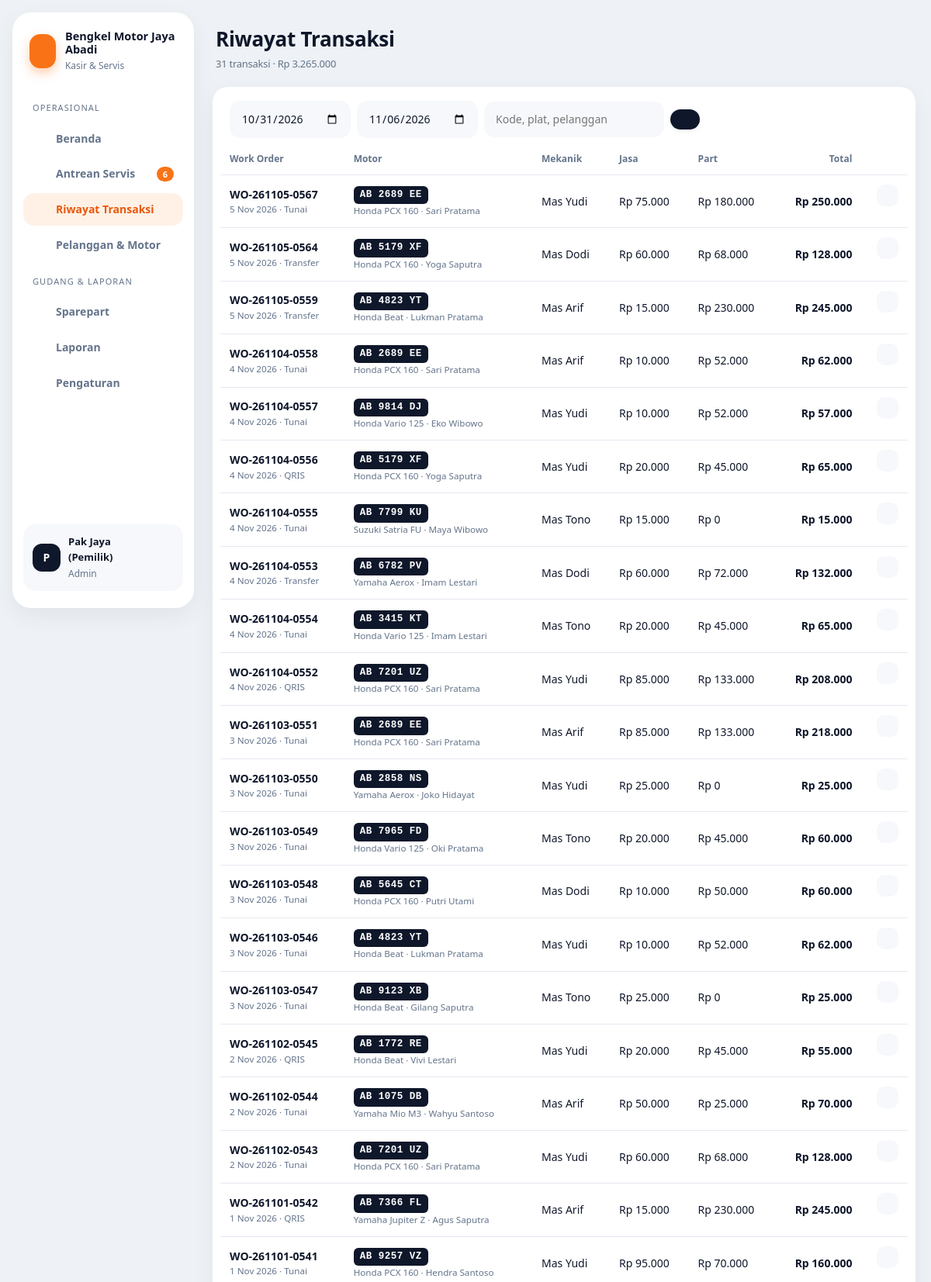
Screenshot of /index.php?page=transaksi (signed in, upper part) with the database file from the repository.
### tables this page shows
CREATE TABLE pengaturan (
  id INT PRIMARY KEY,
  nama_bengkel VARCHAR(100) NOT NULL,
  alamat VARCHAR(255),
  telepon VARCHAR(30),
  interval_servis_hari SMALLINT NOT NULL DEFAULT 60,
  interval_servis_km INT NOT NULL DEFAULT 2000
);

CREATE TABLE work_order (
  id INT AUTO_INCREMENT PRIMARY KEY,
  kode VARCHAR(20) NOT NULL UNIQUE,
  kendaraan_id INT NOT NULL,
  mekanik_id INT NULL,
  km INT NOT NULL DEFAULT 0,
  keluhan VARCHAR(255),
  status ENUM('antri','dikerjakan','selesai','lunas','batal') NOT NULL DEFAULT 'antri',
  total_jasa INT NOT NULL DEFAULT 0,
  total_part INT NOT NULL DEFAULT 0,
  diskon INT NOT NULL DEFAULT 0,
  total INT NOT NULL DEFAULT 0,
  bayar INT NOT NULL DEFAULT 0,
  metode ENUM('Tunai','Transfer','QRIS') NULL,
  user_id INT NULL,
  masuk_at DATETIME NOT NULL DEFAULT CURRENT_TIMESTAMP,
  selesai_at DATETIME NULL,
  lunas_at DATETIME NULL,
  INDEX (status), INDEX (lunas_at),
  FOREIGN KEY (kendaraan_id) REFERENCES kendaraan(id),
  FOREIGN KEY (mekanik_id) REFERENCES mekanik(id) ON DELETE SET NULL,
  FOREIGN KEY (user_id) REFERENCES users(id) ON DELETE SET NULL
);

CREATE TABLE kendaraan (
  id INT AUTO_INCREMENT PRIMARY KEY,
  pelanggan_id INT NOT NULL,
  plat VARCHAR(15) NOT NULL UNIQUE,
  merk VARCHAR(30) NOT NULL,
  tipe VARCHAR(50) NOT NULL,
  tahun SMALLINT,
  km_terakhir INT NOT NULL DEFAULT 0,
  FOREIGN KEY (pelanggan_id) REFERENCES pelanggan(id)
);

CREATE TABLE pelanggan (
  id INT AUTO_INCREMENT PRIMARY KEY,
  nama VARCHAR(100) NOT NULL,
  telepon VARCHAR(20) NOT NULL UNIQUE,
  created_at TIMESTAMP DEFAULT CURRENT_TIMESTAMP
);

CREATE TABLE mekanik (
  id INT AUTO_INCREMENT PRIMARY KEY,
  nama VARCHAR(100) NOT NULL,
  telepon VARCHAR(20),
  aktif TINYINT(1) NOT NULL DEFAULT 1
);

### index.php (called while the page is built, shortened)
<?php
require __DIR__ . '/includes/bootstrap.php';
$routes = [
    'login'         => 'pages/login.php',
    'logout'        => 'pages/logout.php',
    'dashboard'     => 'pages/dashboard.php',
    'antrean'       => 'pages/servis/antrean.php',
    'servis.baru'   => 'pages/servis/baru.php',
    'servis.detail' => 'pages/servis/detail.php',
    'servis.aksi'   => 'pages/servis/aksi.php',
    'servis.nota'   => 'pages/servis/nota.php',
    'transaksi'     => 'pages/servis/transaksi.php',
    'kendaraan'     => 'pages/kendaraan.php',
    'sparepart'     => 'pages/master/sparepart.php',
    'master'        => 'pages/master/index.php',
    'laporan'       => 'pages/laporan.php',
];
$page = $_GET['page'] ?? 'dashboard';
require __DIR__ . '/' . $routes[$page];

### pages/servis/transaksi.php (the view, shortened to what this page needs)
<?php
$dari = $_GET['dari'] ?? date('Y-m-d', strtotime('-6 days'));
$sampai = $_GET['sampai'] ?? date('Y-m-d');
$cari = trim($_GET['cari'] ?? '');
$params = [$dari, $sampai . ' 23:59:59'];
$extra = '';
$rows = q("SELECT w.*, k.plat, k.merk, k.tipe, p.nama pelanggan, m.nama mekanik FROM work_order w JOIN kendaraan k ON k.id = w.kendaraan_id
           JOIN pelanggan p ON p.id = k.pelanggan_id LEFT JOIN mekanik m ON m.id = w.mekanik_id
           WHERE w.status IN ('lunas','batal') AND COALESCE(w.lunas_at, w.masuk_at) BETWEEN ? AND ? $extra ORDER BY COALESCE(w.lunas_at, w.masuk_at) DESC LIMIT 300", $params)->fetchAll();
$total = array_sum(array_map(fn ($r) => $r['status'] === 'lunas' ? $r['total'] : 0, $rows));
$title = 'Riwayat Transaksi';
$sub = count($rows) . ' transaksi · ' . rupiah($total);
require __DIR__ . '/../../includes/header.php';
?>
<div class="card">
    <div class="card-head"><form class="filters" method="get"><input type="hidden" name="page" value="transaksi">
        <input type="date" name="dari" value="<?= e($dari) ?>"><input type="date" name="sampai" value="<?= e($sampai) ?>">
        <input type="search" name="cari" value="<?= e($cari) ?>" placeholder="Kode, plat, pelanggan"><button class="btn btn-dark btn-sm"><?= icon('search', 14) ?></button></form></div>
    <div class="table-wrap"><table>
        <thead><tr><th>Work Order</th><th>Motor</th><th>Mekanik</th><th>Jasa</th><th>Part</th><th class="text-right">Total</th><th></th></tr></thead>
        <tbody><?php foreach ($rows as $r): ?>
            <tr><td><strong><?= e($r['kode']) ?></strong><small><?= tgl($r['lunas_at'] ?? $r['masuk_at']) ?> · <?= e($r['metode'] ?? '') ?></small></td>
                <td><span class="plat"><?= e($r['plat']) ?></span><small><?= e($r['merk'] . ' ' . $r['tipe']) ?> · <?= e($r['pelanggan']) ?></small></td>
                <td><?= e($r['mekanik'] ?? '-') ?></td><td><?= rupiah($r['total_jasa']) ?></td><td><?= rupiah($r['total_part']) ?></td>
                <td class="text-right"><?= $r['status'] === 'batal' ? status_badge('batal') : '<strong>' . rupiah($r['total']) . '</strong>' ?></td>
                <td class="actions"><a class="icon-btn" href="<?= url('servis.nota', ['id' => $r['id']]) ?>" title="Nota"><?= icon('printer', 14) ?></a></td></tr>
        <?php endforeach; ?>
        <?php if (!$rows): ?><tr><td colspan="7" class="empty">Tidak ada transaksi.</td></tr><?php endif; ?></tbody>
    </table></div>
</div>
<?php require __DIR__ . '/../../includes/footer.php'; ?>

### includes/header.php (shortened to what this page needs)
<?php
$aktif = (int) q("SELECT COUNT(*) FROM work_order WHERE status IN ('antri','dikerjakan','selesai')")->fetchColumn();
$menu = [
    'Operasional' => [['dashboard', 'Beranda', 'home', 0], ['antrean', 'Antrean Servis', 'wrench', $aktif], ['transaksi', 'Riwayat Transaksi', 'receipt', 0], ['kendaraan', 'Pelanggan & Motor', 'bike', 0]],
    'Gudang & Laporan' => [['sparepart', 'Sparepart', 'box', 0], ['laporan', 'Laporan', 'chart', 0]],
];
if (user()['role'] === 'admin') $menu['Gudang & Laporan'][] = ['master', 'Pengaturan', 'settings', 0];
$current = explode('.', $_GET['page'] ?? 'dashboard')[0];
?>
<!DOCTYPE html>
<html lang="id">
<head>
    <title><?= e($title ?? 'Beranda') ?> · <?= e(setting()['nama_bengkel']) ?></title>
    <link rel="stylesheet" href="assets/css/style.css">
</head>
<body>
<div class="layout">
    <aside class="sidebar" id="sidebar">
        <div class="brand"><span class="brand-mark"><?= icon('wrench', 22) ?></span><div><strong><?= e(setting()['nama_bengkel']) ?></strong><small>Kasir & Servis</small></div></div>
        <nav>
            <?php foreach ($menu as $sec => $links): ?>
                <div class="sec"><?= $sec ?></div>
                <?php foreach ($links as [$key, $label, $ic, $n]): ?>
                    <a href="<?= url($key) ?>" class="<?= $current === $key ? 'active' : '' ?>"><?= icon($ic) ?> <?= $label ?><?php if ($n): ?><span class="count"><?= $n ?></span><?php endif; ?></a>
                <?php endforeach; ?>
            <?php endforeach; ?>
        </nav>
        <div class="grow"></div>
        <div class="me"><span class="avatar"><?= e(strtoupper(substr(user()['nama'], 0, 1))) ?></span><div class="grow"><strong><?= e(user()['nama']) ?></strong><small><?= e(ucfirst(user()['role'])) ?></small></div>
            <a class="icon-btn" href="<?= url('logout') ?>" title="Keluar"><?= icon('logout', 16) ?></a></div>
    </aside>
    <main class="main">
        <header class="topbar">
            <h1><?= e($title ?? 'Beranda') ?><?php if (!empty($sub)): ?><span class="sub"><?= $sub ?></span><?php endif; ?></h1>
        </header>

### includes/bootstrap.php (shortened to what this page needs)
<?php
function db(): PDO
{
    static $pdo = null;
    if ($pdo === null) {
        $c = require __DIR__ . '/../config/database.php';
        $dsn = "mysql:host={$c['host']};port={$c['port']};dbname={$c['database']};charset=utf8mb4";
        try {
            $pdo = new PDO($dsn, $c['username'], $c['password'], [
                PDO::ATTR_ERRMODE => PDO::ERRMODE_EXCEPTION,
                PDO::ATTR_DEFAULT_FETCH_MODE => PDO::FETCH_ASSOC,
            ]);
        } catch (PDOException $e) {
            die('<h3>Koneksi database gagal.</h3><p>Cek config/database.php dan pastikan database <b>'
                . htmlspecialchars($c['database']) . '</b> sudah di-import.</p>');
        }
    }
    return $pdo;
}
function q(string $sql, array $params = []): PDOStatement
{
    $st = db()->prepare($sql);
    $st->execute($params);
    return $st;
}
function e($v): string
{
    return htmlspecialchars((string) $v, ENT_QUOTES, 'UTF-8');
}
function rupiah($n): string
{
    return 'Rp ' . number_format((int) $n, 0, ',', '.');
}
function tgl($date): string
{
    $bulan = ['', 'Jan', 'Feb', 'Mar', 'Apr', 'Mei', 'Jun', 'Jul', 'Agu', 'Sep', 'Okt', 'Nov', 'Des'];
    $t = strtotime($date);
    return date('j', $t) . ' ' . $bulan[(int) date('n', $t)] . ' ' . date('Y', $t);
}
function url(string $page = 'dashboard', array $params = []): string
{
    return 'index.php?' . http_build_query(['page' => $page] + $params);
}
function user(): ?array
{
    return $_SESSION['user'] ?? null;
}
function setting(): array
{
    static $s = null;
    return $s ??= q('SELECT * FROM pengaturan WHERE id = 1')->fetch() ?: [];
}
function icon(string $name, int $size = 18): string
{
    $p = $paths[$name] ?? '';
    return '<svg class="ic" width="' . $size . '" height="' . $size . '" viewBox="0 0 24 24" fill="none" stroke="currentColor" stroke-width="2" stroke-linecap="round" stroke-linejoin="round">' . $p . '</svg>';
}

### rows the page displays
pengaturan: nama_bengkel "Bengkel Motor Jaya Abadi"
work_order: kode "WO-261105-0567", lunas_at "5 Nov 2026", metode "Tunai", kendaraan.plat "AB 2689 EE", kendaraan.tipe "Honda PCX 160", pelanggan.nama "Sari Pratama", mekanik.nama "Mas Yudi", total_jasa "Rp 75.000", total_part "Rp 180.000", total "Rp 250.000", $size 14 (drawn)
work_order: kode "WO-261105-0564", lunas_at "5 Nov 2026", metode "Transfer", kendaraan.plat "AB 5179 XF", kendaraan.tipe "Honda PCX 160", pelanggan.nama "Yoga Saputra", mekanik.nama "Mas Dodi", total_jasa "Rp 60.000", total_part "Rp 68.000", total "Rp 128.000", $size 14 (drawn)
work_order: kode "WO-261105-0559", lunas_at "5 Nov 2026", metode "Transfer", kendaraan.plat "AB 4823 YT", kendaraan.tipe "Honda Beat", pelanggan.nama "Lukman Pratama", mekanik.nama "Mas Arif", total_jasa "Rp 15.000", total_part "Rp 230.000", total "Rp 245.000", $size 14 (drawn)
work_order: kode "WO-261104-0558", lunas_at "4 Nov 2026", metode "Tunai", kendaraan.plat "AB 2689 EE", kendaraan.tipe "Honda PCX 160", pelanggan.nama "Sari Pratama", mekanik.nama "Mas Arif", total_jasa "Rp 10.000", total_part "Rp 52.000", total "Rp 62.000", $size 14 (drawn)
work_order: kode "WO-261104-0557", lunas_at "4 Nov 2026", metode "Tunai", kendaraan.plat "AB 9814 DJ", kendaraan.tipe "Honda Vario 125", pelanggan.nama "Eko Wibowo", mekanik.nama "Mas Yudi", total_jasa "Rp 10.000", total_part "Rp 52.000", total "Rp 57.000", $size 14 (drawn)
work_order: kode "WO-261104-0556", lunas_at "4 Nov 2026", metode "QRIS", kendaraan.plat "AB 5179 XF", kendaraan.tipe "Honda PCX 160", pelanggan.nama "Yoga Saputra", mekanik.nama "Mas Yudi", total_jasa "Rp 20.000", total_part "Rp 45.000", total "Rp 65.000", $size 14 (drawn)
work_order: kode "WO-261104-0555", lunas_at "4 Nov 2026", metode "Tunai", kendaraan.plat "AB 7799 KU", kendaraan.tipe "Suzuki Satria FU", pelanggan.nama "Maya Wibowo", mekanik.nama "Mas Tono", total_jasa "Rp 15.000", total_part "Rp 0", total "Rp 15.000", $size 14 (drawn)
work_order: kode "WO-261104-0553", lunas_at "4 Nov 2026", metode "Transfer", kendaraan.plat "AB 6782 PV", kendaraan.tipe "Yamaha Aerox", pelanggan.nama "Imam Lestari", mekanik.nama "Mas Dodi", total_jasa "Rp 60.000", total_part "Rp 72.000", total "Rp 132.000", $size 14 (drawn)
work_order: kode "WO-261104-0554", lunas_at "4 Nov 2026", metode "Tunai", kendaraan.plat "AB 3415 KT", kendaraan.tipe "Honda Vario 125", pelanggan.nama "Imam Lestari", mekanik.nama "Mas Tono", total_jasa "Rp 20.000", total_part "Rp 45.000", total "Rp 65.000", $size 14 (drawn)
work_order: kode "WO-261104-0552", lunas_at "4 Nov 2026", metode "QRIS", kendaraan.plat "AB 7201 UZ", kendaraan.tipe "Honda PCX 160", pelanggan.nama "Sari Pratama", mekanik.nama "Mas Yudi", total_jasa "Rp 85.000", total_part "Rp 133.000", total "Rp 208.000", $size 14 (drawn)
work_order: kode "WO-261103-0551", lunas_at "3 Nov 2026", metode "Tunai", kendaraan.plat "AB 2689 EE", kendaraan.tipe "Honda PCX 160", pelanggan.nama "Sari Pratama", mekanik.nama "Mas Arif", total_jasa "Rp 85.000", total_part "Rp 133.000", total "Rp 218.000", $size 14 (drawn)
work_order: kode "WO-261103-0550", lunas_at "3 Nov 2026", metode "Tunai", kendaraan.plat "AB 2858 NS", kendaraan.tipe "Yamaha Aerox", pelanggan.nama "Joko Hidayat", mekanik.nama "Mas Yudi", total_jasa "Rp 25.000", total_part "Rp 0", total "Rp 25.000", $size 14 (drawn)
work_order: kode "WO-261103-0549", lunas_at "3 Nov 2026", metode "Tunai", kendaraan.plat "AB 7965 FD", kendaraan.tipe "Honda Vario 125", pelanggan.nama "Oki Pratama", mekanik.nama "Mas Tono", total_jasa "Rp 20.000", total_part "Rp 45.000", total "Rp 60.000", $size 14 (drawn)
work_order: kode "WO-261103-0548", lunas_at "3 Nov 2026", metode "Tunai", kendaraan.plat "AB 5645 CT", kendaraan.tipe "Honda PCX 160", pelanggan.nama "Putri Utami", mekanik.nama "Mas Dodi", total_jasa "Rp 10.000", total_part "Rp 50.000", total "Rp 60.000", $size 14 (drawn)
work_order: kode "WO-261103-0546", lunas_at "3 Nov 2026", metode "Tunai", kendaraan.plat "AB 4823 YT", kendaraan.tipe "Honda Beat", pelanggan.nama "Lukman Pratama", mekanik.nama "Mas Yudi", total_jasa "Rp 10.000", total_part "Rp 52.000", total "Rp 62.000", $size 14 (drawn)
work_order: kode "WO-261103-0547", lunas_at "3 Nov 2026", metode "Tunai", kendaraan.plat "AB 9123 XB", kendaraan.tipe "Honda Beat", pelanggan.nama "Gilang Saputra", mekanik.nama "Mas Tono", total_jasa "Rp 25.000", total_part "Rp 0", total "Rp 25.000", $size 14 (drawn)
work_order: kode "WO-261102-0545", lunas_at "2 Nov 2026", metode "QRIS", kendaraan.plat "AB 1772 RE", kendaraan.tipe "Honda Beat", pelanggan.nama "Vivi Lestari", mekanik.nama "Mas Yudi", total_jasa "Rp 20.000", total_part "Rp 45.000", total "Rp 55.000", $size 14 (drawn)
work_order: kode "WO-261102-0544", lunas_at "2 Nov 2026", metode "Tunai", kendaraan.plat "AB 1075 DB", kendaraan.tipe "Yamaha Mio M3", pelanggan.nama "Wahyu Santoso", mekanik.nama "Mas Arif", total_jasa "Rp 50.000", total_part "Rp 25.000", total "Rp 70.000", $size 14 (drawn)
work_order: kode "WO-261102-0543", lunas_at "2 Nov 2026", metode "Tunai", kendaraan.plat "AB 7201 UZ", kendaraan.tipe "Honda PCX 160", pelanggan.nama "Sari Pratama", mekanik.nama "Mas Yudi", total_jasa "Rp 60.000", total_part "Rp 68.000", total "Rp 128.000", $size 14 (drawn)
work_order: kode "WO-261101-0542", lunas_at "1 Nov 2026", metode "QRIS", kendaraan.plat "AB 7366 FL", kendaraan.tipe "Yamaha Jupiter Z", pelanggan.nama "Agus Saputra", mekanik.nama "Mas Arif", total_jasa "Rp 15.000", total_part "Rp 230.000", total "Rp 245.000", $size 14 (drawn)
work_order: kode "WO-261101-0541", lunas_at "1 Nov 2026", metode "Tunai", kendaraan.plat "AB 9257 VZ", kendaraan.tipe "Honda PCX 160", pelanggan.nama "Hendra Santoso", mekanik.nama "Mas Yudi", total_jasa "Rp 95.000", total_part "Rp 70.000", total "Rp 160.000", $size 14 (drawn)

### other values shown
$sec "OPERASIONAL"
$label "Beranda"
$label "Antrean Servis"
$n "6"
$label "Riwayat Transaksi"
$label "Pelanggan & Motor"
$sec "GUDANG & LAPORAN"
$label "Sparepart"
$label "Laporan"
$label "Pengaturan"
substr(user()['nama'], 0, 1) "P"
user()['nama'] "Pak Jaya (Pemilik)"
user()['role'] "Admin"
$title "Riwayat Transaksi"
$sub "31 transaksi · Rp 3.265.000"
